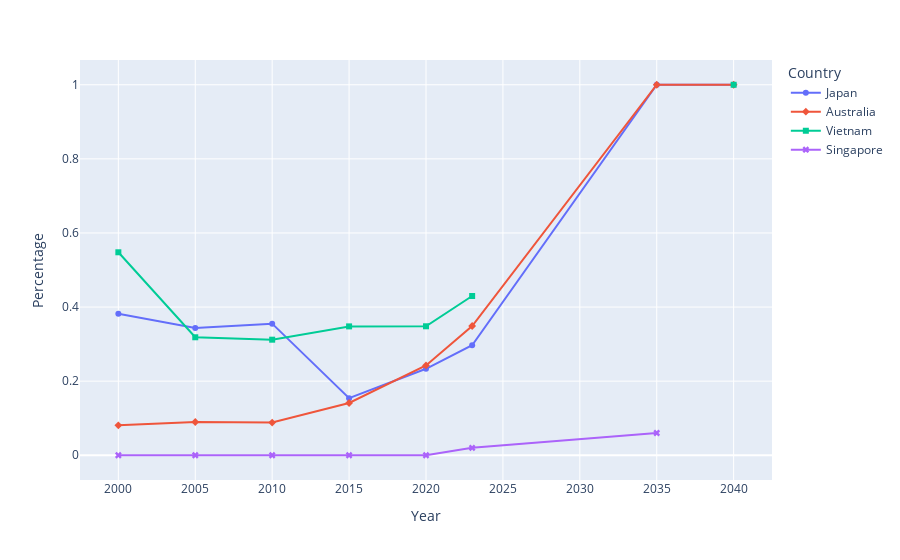

Here is the notebook cell this chart was saved with:
### Code cell


### Figure 1 — Plotly figure (JSON) as saved in the notebook; plotly's stock layout.template omitted (floating-point values rounded to 4 significant figures)
{"data": [{"hovertemplate": "Country=Japan<br>Year=%{x}<br>Percentage=%{y}<extra></extra>", "legendgroup": "Japan", "line": {"color": "#636efa", "dash": "solid"}, "marker": {"symbol": "circle"}, "mode": "lines+markers", "name": "Japan", "orientation": "v", "showlegend": true, "type": "scatter", "x": [2000, 2005, 2010, 2015, 2020, 2023, 2035, 2040], "xaxis": "x", "y": [0.382, 0.3433, 0.3552, 0.154, 0.2334, 0.297, 1, 1], "yaxis": "y"}, {"hovertemplate": "Country=Australia<br>Year=%{x}<br>Percentage=%{y}<extra></extra>", "legendgroup": "Australia", "line": {"color": "#EF553B", "dash": "solid"}, "marker": {"symbol": "diamond"}, "mode": "lines+markers", "name": "Australia", "orientation": "v", "showlegend": true, "type": "scatter", "x": [2000, 2005, 2010, 2015, 2020, 2023, 2035, 2040], "xaxis": "x", "y": [0.0809, 0.0897, 0.0883, 0.141, 0.2425, 0.3488, 1, 1], "yaxis": "y"}, {"hovertemplate": "Country=Vietnam<br>Year=%{x}<br>Percentage=%{y}<extra></extra>", "legendgroup": "Vietnam", "line": {"color": "#00cc96", "dash": "solid"}, "marker": {"symbol": "square"}, "mode": "lines+markers", "name": "Vietnam", "orientation": "v", "showlegend": true, "type": "scatter", "x": [2000, 2005, 2010, 2015, 2020, 2023, 2035, 2040], "xaxis": "x", "y": [0.5478, 0.3184, 0.3119, 0.3478, 0.3481, 0.4298, null, 1], "yaxis": "y"}, {"hovertemplate": "Country=Singapore<br>Year=%{x}<br>Percentage=%{y}<extra></extra>", "legendgroup": "Singapore", "line": {"color": "#ab63fa", "dash": "solid"}, "marker": {"symbol": "x"}, "mode": "lines+markers", "name": "Singapore", "orientation": "v", "showlegend": true, "type": "scatter", "x": [2000, 2005, 2010, 2015, 2020, 2023, 2035, 2040], "xaxis": "x", "y": [0, 0, 0, 0, 0, 0.02, 0.06, null], "yaxis": "y"}], "layout": {"autosize": true, "legend": {"title": {"text": "Country"}, "tracegroupgap": 0}, "margin": {"t": 60}, "xaxis": {"anchor": "y", "autorange": true, "domain": [0, 1], "range": [1998.0, 2042.0], "title": {"text": "Year"}, "type": "linear"}, "yaxis": {"anchor": "x", "autorange": true, "domain": [0, 1], "range": [-0.07743, 1.077], "title": {"text": "Percentage"}, "type": "linear"}}}
